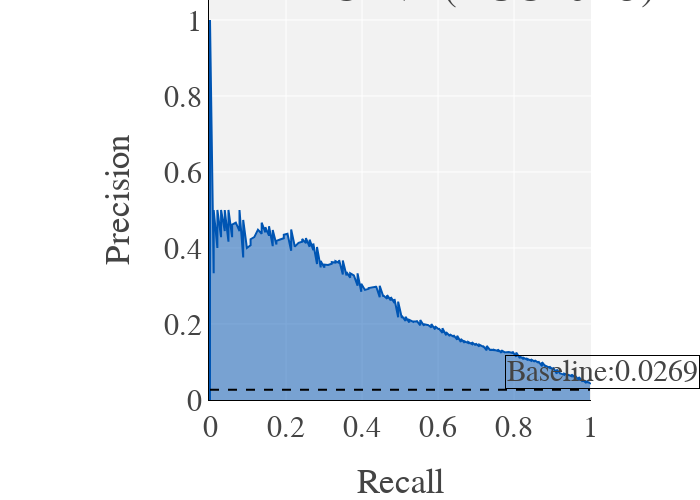

The cell this chart's notebook holds for it:
### Code cell
# Predict on y test
y_pred = best_model.predict_proba(X_test_gbm)[::,1]

precision, recall, thresholds = precision_recall_curve(y_test_gbm,  y_pred_gbm)

precision_lgbm, recall_lgbm = precision, recall

auc_precision_recall = auc(recall, precision)

auc_precision_recall_lgbm = auc_precision_recall

fig = px.area(
    x=recall, y=precision,
    title=f'Precision-Recall Curve (AUC={auc_precision_recall:.2f})',
    labels=dict(x='Recall', y='Precision'),
    width=700, height=500
)
fig.add_shape(
    type='line', line=dict(dash='dash'),
    x0=0, x1=1, y0=baseline, y1=baseline
)
fig.update_yaxes(scaleanchor="x", scaleratio=1)
fig.update_xaxes(constrain='domain')

fig.add_annotation(text=f'Baseline:{baseline:.4f}',
                    align='left',
                    showarrow=False,
                    xref='paper',
                    yref='paper',
                    x=1.0,
                    y=baseline,
                    bordercolor='black',
                    borderwidth=1)

fig.show()

fig.write_image("images/results/PRC_governance_lgbm.png")

### Figure 1 — Plotly figure (JSON) as saved in the notebook; plotly's stock layout.template omitted (floating-point values rounded to 4 significant figures; data arrays with more than 128 entries replaced by an {"elided": "..."} marker saying what was removed)
{"data": [{"fillpattern": {"shape": ""}, "hovertemplate": "Recall=%{x}<br>Precision=%{y}<extra></extra>", "legendgroup": "", "line": {"color": "#0055B3"}, "marker": {"symbol": "circle"}, "mode": "lines", "name": "", "orientation": "v", "showlegend": false, "stackgroup": "1", "type": "scatter", "x": {"elided": "2308 float values"}, "xaxis": "x", "y": {"elided": "2308 float values"}, "yaxis": "y"}], "layout": {"annotations": [{"align": "left", "bordercolor": "black", "borderwidth": 1, "showarrow": false, "text": "Baseline:0.0269", "x": 1, "xref": "paper", "y": 0.02689, "yref": "paper"}], "height": 500, "legend": {"tracegroupgap": 0}, "shapes": [{"line": {"dash": "dash"}, "type": "line", "x0": 0, "x1": 1, "y0": 0.02689, "y1": 0.02689}], "title": {"text": "Precision-Recall Curve (AUC=0.25)"}, "width": 700, "xaxis": {"anchor": "y", "constrain": "domain", "domain": [0, 1], "title": {"text": "Recall"}}, "yaxis": {"anchor": "x", "domain": [0, 1], "scaleanchor": "x", "scaleratio": 1, "title": {"text": "Precision"}}}}
